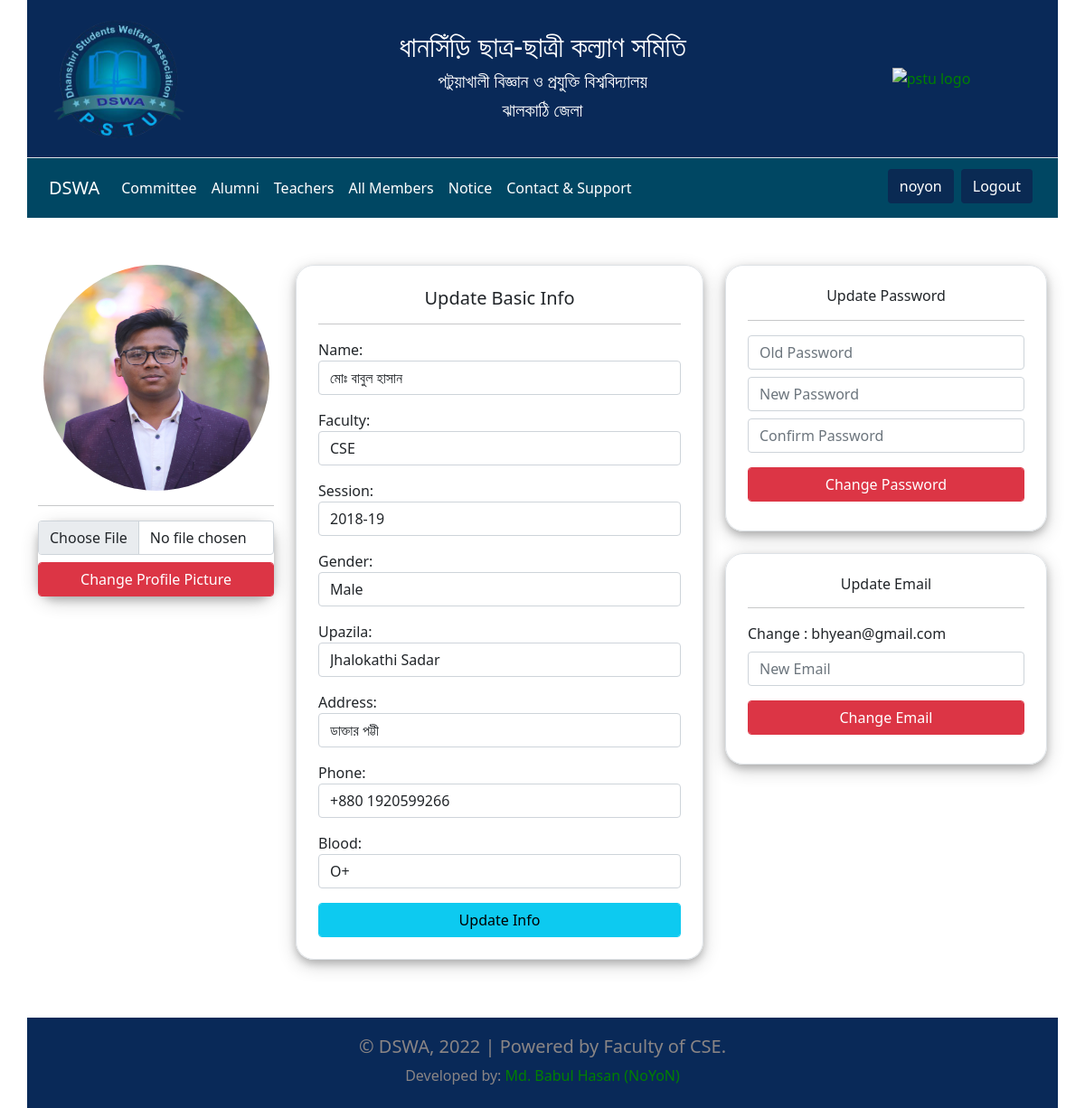
The app's page /update (signed in), older data.
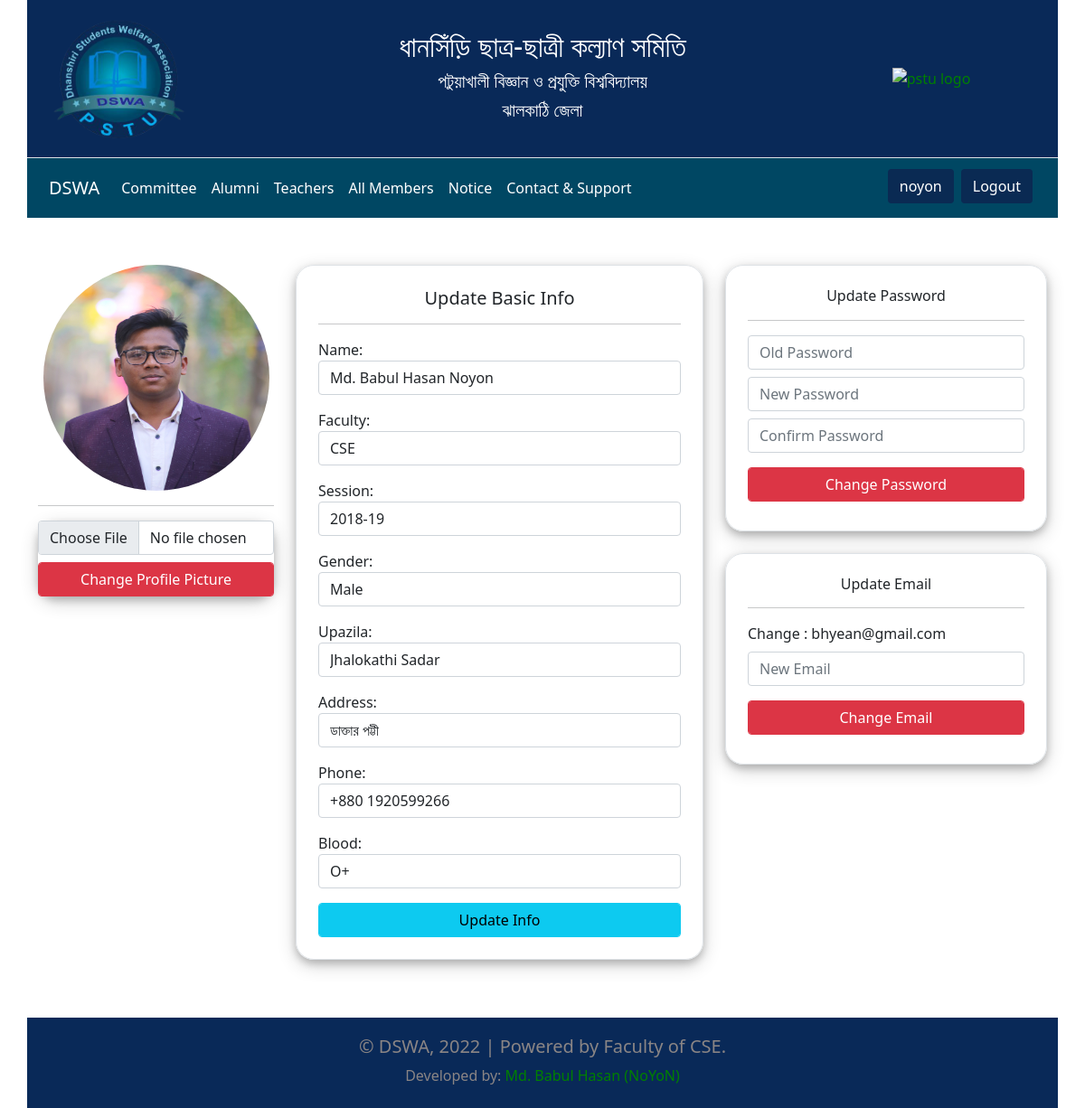
The same page, newer data.
### APP_Member/models.py (models this page shows, shortened)
class Student(models.Model):
    Faculty = [
        ('CSE', 'CSE'),
        ('Agri', 'Agriculture'),
        ('BBA', 'BBA'),
        ('Fisheries', 'Fisheries'),
        ('NFS', 'NFS'),
        ('ESDM', 'ESDM'),
        ('LLA', 'LLA'),
    ]
    Gender = [
        ('Male', 'Male'),
        ('Female', 'Female'),
        ('Others', 'Others'),
    ]
    Upazila = [
        ('Jhalokathi Sadar', 'Jhalokathi Sadar'),
        ('Nalcity', 'Nalcity'),
        ('Rajapur', 'Rajapur'),
        ('Kathalia', 'Kathalia'),
    ]
    Blood = [
        ('A+', 'A+'),
        ('A-', 'A-'),
        ('B+', 'B+'),
        ('B-', 'B-'),
        ('O+', 'O+'),
        ('O-', 'O-'),
        ('AB+', 'AB+'),
        ('AB-', 'AB-'),
    ]
    user = models.OneToOneField(User, on_delete=models.CASCADE)
    is_approved = models.BooleanField(default=False)
    is_alumni = models.BooleanField(default=False)
    priority = models.IntegerField(default=1000)
    designation = models.CharField(max_length=100, default="Member")
    name = models.CharField(max_length=100)
    gender = models.CharField(max_length=20, choices=Gender)
    session = models.CharField(max_length=100)
    faculty = models.CharField(max_length=100, choices=Faculty)
    upazila = models.CharField(max_length=100, choices=Upazila)
    address = models.CharField(max_length=100)
    phone = models.CharField(max_length=20, null=True, blank=True)
    blood = models.CharField(max_length=20, null=True, blank=True, choices=Blood)
    picture = models.ImageField(upload_to='profile pictures', null=True, blank=True)

### APP_Member/views.py (the view, shortened to what this page needs)
# urls.py: path('update', views.update, name='update'),
def update(request):
    if request.user.first_name == "student":
        student = Student.objects.get(user=request.user)
        form = Student_form(request.POST or None, instance=student)
        return render(request, 'member/update.html', {'form': form, 'student': student})

### template/member/update.html (shortened to what this page needs)
{% extends "../main.html" %}
{% load static %}
{% block content %}
    <div class="container">
        <div class="row">
            <div class="col-md-3 mt-5 mb-5">
                <div class="  mb-4 ">
                    {% if student.picture %}
                        <div class="text-center">
                            <img class="update-pic img-fluid" src="{{ student.picture.url }}">
                        </div>
                    {% else %}
                        <div class="text-center">
                            <img class=" update-pic image-fluid" src="{% static 'image/profile.jpg' %}">
                        </div>
                    {% endif %}
                    <hr>
                    <form class="profile-box" enctype="multipart/form-data" action="{% url 'update_image' %}" method="post">
                        <input class="form-control" type="file" name="picture">
                        <input class="btn btn-danger form-control mt-2" type="submit" value="Change Profile Picture">
                    </form>
                </div>
            </div>
            <div class="col-md-5 mt-5 mb-5">
                <div class="border profile-box  p-4 mb-3">
                    <h5 class="text-center">Update Basic Info</h5>
                    <hr>
                    <form enctype="multipart/form-data" action="{% url 'update' %}" method="post">
                        {{ form.as_p }}
                        <input class="btn btn-info form-control" type="submit" value="Update Info">
                    </form>
                </div>
            </div>
            <div class="col-md-4 mt-5 mb-5">
                <div class="border profile-box p-4 mb-4">
                    <h6 class="text-center ">Update Password</h6>
                    <hr>
                    <form enctype="multipart/form-data" action="{% url 'update_pass' %}" method="post">
                        <input class="my-2 form-control" type="password" name="oldpass" placeholder="Old Password">
                        <input class="my-2 form-control" type="password" name="pass1" placeholder="New Password">
                        <input class="my-2 form-control" type="password" name="pass2" placeholder="Confirm Password">
                        <input class="my-2 btn btn-danger form-control mt-2" type="submit" value="Change Password">
                    </form>
                </div>
                <div class="border profile-box p-4 mb-4">
                    <h6 class="text-center ">Update Email</h6>
                    <hr>
                    <form enctype="multipart/form-data" action="{% url 'update_email' %}" method="post">
                        <a>Change : {{ user.email }}</a>
                        <input class="my-2 form-control" type="email" name="email" placeholder="New Email">
                        <input class="my-2 btn btn-danger form-control mt-2" type="submit" value="Change Email">
                    </form>
                </div>
            </div>
        </div>
    </div>
{% endblock %}

Row changes from the older to the newer data that the page shows:
changed Student "CSE": name "মোঃ বাবুল হাসান" → "Md. Babul Hasan Noyon"
